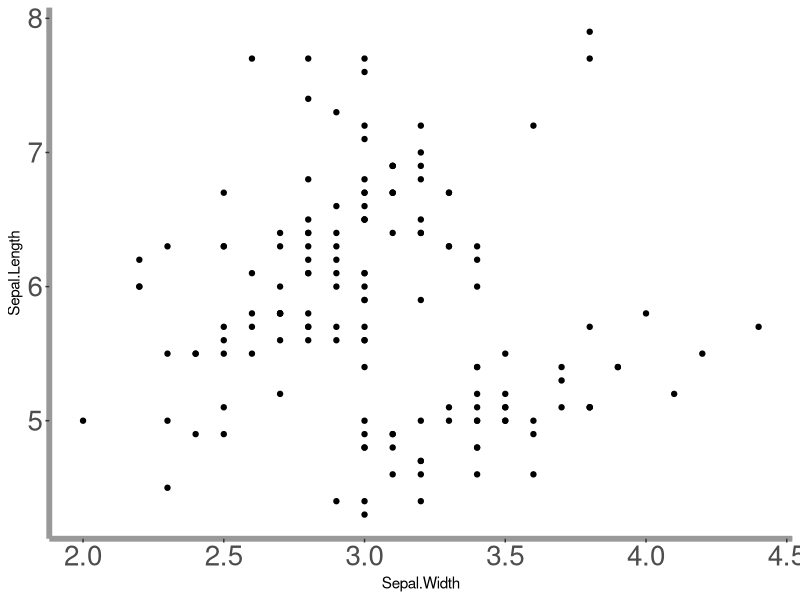

R code for this plot:
## ---- chunk 1
knitr::opts_chunk$set(
  collapse = TRUE,
  comment = "#>",
  fig.path = "README-"
)
## ---- chunk 2
library(ggplot2)
## ---- chunk 3
g <- ggplot(iris) + geom_point(aes(Sepal.Width, Sepal.Length))
g + theme(       axis.text = element_text(size=20),
                 axis.line = element_line(colour="gray60", size=2),
          panel.background = element_rect(fill="white"))
# gg iris + point Sepal.W Sepal.L col=Spec siz=Petal.W + theme text: size=20 face="bold"
